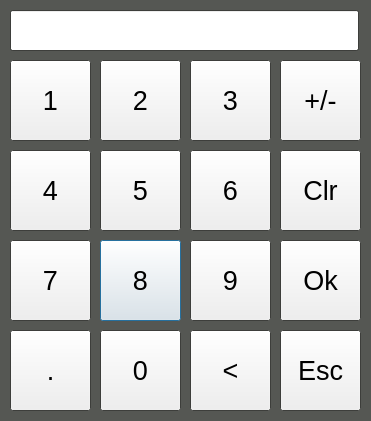
<?xml version="1.0" encoding="UTF-8"?>
<ui version="4.0">
 <class>NumpadDialog</class>
 <widget class="QDialog" name="NumpadDialog">
  <property name="geometry">
   <rect>
    <x>0</x>
    <y>0</y>
    <width>371</width>
    <height>421</height>
   </rect>
  </property>
  <property name="palette">
   <palette>
    <active>
     <colorrole role="Base">
      <brush brushstyle="SolidPattern">
       <color alpha="255">
        <red>255</red>
        <green>255</green>
        <blue>255</blue>
       </color>
      </brush>
     </colorrole>
     <colorrole role="Window">
      <brush brushstyle="SolidPattern">
       <color alpha="255">
        <red>85</red>
        <green>87</green>
        <blue>83</blue>
       </color>
      </brush>
     </colorrole>
     <colorrole role="Shadow">
      <brush brushstyle="SolidPattern">
       <color alpha="255">
        <red>114</red>
        <green>159</green>
        <blue>207</blue>
       </color>
      </brush>
     </colorrole>
    </active>
    <inactive>
     <colorrole role="Base">
      <brush brushstyle="SolidPattern">
       <color alpha="255">
        <red>255</red>
        <green>255</green>
        <blue>255</blue>
       </color>
      </brush>
     </colorrole>
     <colorrole role="Window">
      <brush brushstyle="SolidPattern">
       <color alpha="255">
        <red>85</red>
        <green>87</green>
        <blue>83</blue>
       </color>
      </brush>
     </colorrole>
     <colorrole role="Shadow">
      <brush brushstyle="SolidPattern">
       <color alpha="255">
        <red>114</red>
        <green>159</green>
        <blue>207</blue>
       </color>
      </brush>
     </colorrole>
    </inactive>
    <disabled>
     <colorrole role="Base">
      <brush brushstyle="SolidPattern">
       <color alpha="255">
        <red>85</red>
        <green>87</green>
        <blue>83</blue>
       </color>
      </brush>
     </colorrole>
     <colorrole role="Window">
      <brush brushstyle="SolidPattern">
       <color alpha="255">
        <red>85</red>
        <green>87</green>
        <blue>83</blue>
       </color>
      </brush>
     </colorrole>
     <colorrole role="Shadow">
      <brush brushstyle="SolidPattern">
       <color alpha="255">
        <red>114</red>
        <green>159</green>
        <blue>207</blue>
       </color>
      </brush>
     </colorrole>
    </disabled>
   </palette>
  </property>
  <property name="windowTitle">
   <string>Dialog</string>
  </property>
  <property name="modal">
   <bool>true</bool>
  </property>
  <widget class="QWidget" name="centralWidget" native="true">
   <property name="geometry">
    <rect>
     <x>0</x>
     <y>0</y>
     <width>371</width>
     <height>421</height>
    </rect>
   </property>
   <widget class="QLineEdit" name="lineEdit">
    <property name="geometry">
     <rect>
      <x>10</x>
      <y>10</y>
      <width>349</width>
      <height>41</height>
     </rect>
    </property>
    <property name="font">
     <font>
      <pointsize>20</pointsize>
     </font>
    </property>
    <property name="alignment">
     <set>Qt::AlignRight|Qt::AlignTrailing|Qt::AlignVCenter</set>
    </property>
   </widget>
   <widget class="QPushButton" name="pushButton_8">
    <property name="geometry">
     <rect>
      <x>100</x>
      <y>240</y>
      <width>81</width>
      <height>81</height>
     </rect>
    </property>
    <property name="font">
     <font>
      <pointsize>20</pointsize>
     </font>
    </property>
    <property name="text">
     <string>8</string>
    </property>
   </widget>
   <widget class="QPushButton" name="pushButton_2">
    <property name="geometry">
     <rect>
      <x>100</x>
      <y>60</y>
      <width>81</width>
      <height>81</height>
     </rect>
    </property>
    <property name="font">
     <font>
      <pointsize>20</pointsize>
     </font>
    </property>
    <property name="text">
     <string>2</string>
    </property>
   </widget>
   <widget class="QPushButton" name="pushButton_16">
    <property name="geometry">
     <rect>
      <x>280</x>
      <y>330</y>
      <width>81</width>
      <height>81</height>
     </rect>
    </property>
    <property name="font">
     <font>
      <pointsize>20</pointsize>
     </font>
    </property>
    <property name="text">
     <string>Esc</string>
    </property>
   </widget>
   <widget class="QPushButton" name="pushButton_14">
    <property name="geometry">
     <rect>
      <x>280</x>
      <y>60</y>
      <width>81</width>
      <height>81</height>
     </rect>
    </property>
    <property name="font">
     <font>
      <pointsize>20</pointsize>
     </font>
    </property>
    <property name="text">
     <string>+/-</string>
    </property>
   </widget>
   <widget class="QPushButton" name="pushButton_3">
    <property name="geometry">
     <rect>
      <x>190</x>
      <y>60</y>
      <width>81</width>
      <height>81</height>
     </rect>
    </property>
    <property name="font">
     <font>
      <pointsize>20</pointsize>
     </font>
    </property>
    <property name="text">
     <string>3</string>
    </property>
   </widget>
   <widget class="QPushButton" name="pushButton_5">
    <property name="geometry">
     <rect>
      <x>100</x>
      <y>150</y>
      <width>81</width>
      <height>81</height>
     </rect>
    </property>
    <property name="font">
     <font>
      <pointsize>20</pointsize>
     </font>
    </property>
    <property name="text">
     <string>5</string>
    </property>
   </widget>
   <widget class="QPushButton" name="pushButton_6">
    <property name="geometry">
     <rect>
      <x>190</x>
      <y>150</y>
      <width>81</width>
      <height>81</height>
     </rect>
    </property>
    <property name="font">
     <font>
      <pointsize>20</pointsize>
     </font>
    </property>
    <property name="text">
     <string>6</string>
    </property>
   </widget>
   <widget class="QPushButton" name="pushButton_12">
    <property name="geometry">
     <rect>
      <x>190</x>
      <y>330</y>
      <width>81</width>
      <height>81</height>
     </rect>
    </property>
    <property name="font">
     <font>
      <pointsize>20</pointsize>
     </font>
    </property>
    <property name="text">
     <string>&lt;</string>
    </property>
   </widget>
   <widget class="QPushButton" name="pushButton_13">
    <property name="geometry">
     <rect>
      <x>280</x>
      <y>240</y>
      <width>81</width>
      <height>81</height>
     </rect>
    </property>
    <property name="font">
     <font>
      <pointsize>20</pointsize>
     </font>
    </property>
    <property name="text">
     <string>Ok</string>
    </property>
   </widget>
   <widget class="QPushButton" name="pushButton_15">
    <property name="geometry">
     <rect>
      <x>10</x>
      <y>330</y>
      <width>81</width>
      <height>81</height>
     </rect>
    </property>
    <property name="font">
     <font>
      <pointsize>20</pointsize>
     </font>
    </property>
    <property name="text">
     <string>.</string>
    </property>
   </widget>
   <widget class="QPushButton" name="pushButton_17">
    <property name="geometry">
     <rect>
      <x>280</x>
      <y>150</y>
      <width>81</width>
      <height>81</height>
     </rect>
    </property>
    <property name="font">
     <font>
      <pointsize>20</pointsize>
     </font>
    </property>
    <property name="text">
     <string>Clr</string>
    </property>
   </widget>
   <widget class="QPushButton" name="pushButton_7">
    <property name="geometry">
     <rect>
      <x>10</x>
      <y>240</y>
      <width>81</width>
      <height>81</height>
     </rect>
    </property>
    <property name="font">
     <font>
      <pointsize>20</pointsize>
     </font>
    </property>
    <property name="text">
     <string>7</string>
    </property>
   </widget>
   <widget class="QPushButton" name="pushButton_9">
    <property name="geometry">
     <rect>
      <x>190</x>
      <y>240</y>
      <width>81</width>
      <height>81</height>
     </rect>
    </property>
    <property name="font">
     <font>
      <pointsize>20</pointsize>
     </font>
    </property>
    <property name="text">
     <string>9</string>
    </property>
   </widget>
   <widget class="QPushButton" name="pushButton_4">
    <property name="geometry">
     <rect>
      <x>10</x>
      <y>150</y>
      <width>81</width>
      <height>81</height>
     </rect>
    </property>
    <property name="font">
     <font>
      <pointsize>20</pointsize>
     </font>
    </property>
    <property name="text">
     <string>4</string>
    </property>
   </widget>
   <widget class="QPushButton" name="pushButton">
    <property name="geometry">
     <rect>
      <x>10</x>
      <y>60</y>
      <width>81</width>
      <height>81</height>
     </rect>
    </property>
    <property name="font">
     <font>
      <pointsize>20</pointsize>
     </font>
    </property>
    <property name="text">
     <string>1</string>
    </property>
   </widget>
   <widget class="QPushButton" name="pushButton_11">
    <property name="geometry">
     <rect>
      <x>100</x>
      <y>330</y>
      <width>81</width>
      <height>81</height>
     </rect>
    </property>
    <property name="font">
     <font>
      <pointsize>20</pointsize>
     </font>
    </property>
    <property name="text">
     <string>0</string>
    </property>
   </widget>
  </widget>
 </widget>
 <resources/>
 <connections/>
</ui>
